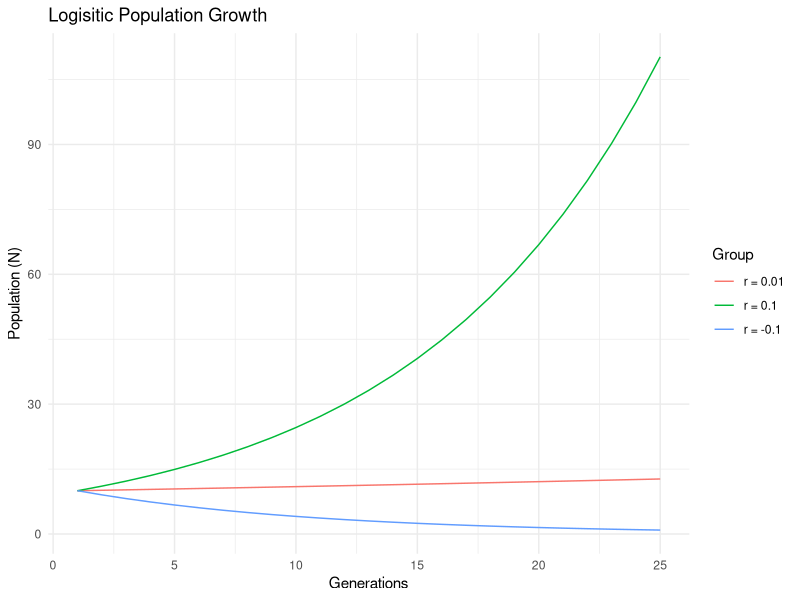

Here is the R script that generated this plot: (Note: this script raises an error after producing the figure.)
###BIOS 331 POPULATION GROWTH###

library(ggplot2)
library(tidyverse)
library(reshape)

##Plotting function to see data 
plot.growth <- function(mydata, mytitle){
  
  p <- ggplot(mydata, aes(x=Generations, y=N)) + 
    geom_line() +
    xlab('Generations') +
    ylab('Population (N)') +
    theme_minimal() +
    ggtitle(label = mytitle)
  
  print(p)
  
}

plot.growth2 <- function(mydata, mytitle){
  
  p <- ggplot2::ggplot(mydata, aes(x=Generations, y=value, col=Group)) + 
    geom_line() +
    xlab('Generations') +
    ylab('Population (N)') +
    theme_minimal() +
    ggtitle(label = mytitle)
  
  print(p)
  
}

##Discrete-time exponential population growth
##Nt+1 = Nt * e^r
##r = 0.01, r = 0.1, r = -0.1, r = 0.5, r = 1

discrete.exp <- function(N0, r, timestep){
  
  p <- numeric(length = timestep)
  p[1] <- N0
  
  for(i in 2:timestep){
    Nt <- p[i - 1]
    p[i] <- Nt * exp(r)
    
  }
  
  p <- as.data.frame(p) %>%
    add_column(., Generations=1:timestep) %>%
    setNames(., c("N", "Generations"))
  
return(p)
  
}

dis.exp.growth <- discrete.exp(N0 = 10, r = 0.01, timestep = 25) %>%
  setNames(., c("r = 0.01", "Generations"))
dis.exp.growth1 <- discrete.exp(N0 = 10, r = 0.1, timestep = 25) %>%
  setNames(., c("r = 0.1", "Generations"))
dis.exp.growth2 <- discrete.exp(N0 = 10, r = -0.1, timestep = 25) %>%
  setNames(., c("r = -0.1", "Generations"))

df <- full_join(dis.exp.growth, dis.exp.growth1, by="Generations") %>%
  full_join(dis.exp.growth2, by="Generations") %>%
  melt(., id.vars="Generations") %>%
  setNames(., c("Generations", "Group", "value"))

plot.growth2(mydata = df, mytitle = "Logisitic Population Growth")

dis.exp.growth3 <- discrete.exp(N0 = 10, r = 0.5, timestep = 25)
dis.exp.growth4 <- discrete.exp(N0 = 10, r = 1, timestep = 25)


plot.growth(mydata = dis.exp.growth, mytitle = "Discrete Exponential Growth")


##Logistic population growth
##Nt+1 = Nt * e^r(K-Nt/K)

##r = 0.5, r = 1.5, r = 2.3, r = 2.6, r = 2.69, Chaos (r = ?)


logistic.exp <- function(N0, r, timestep, K){

  p <- numeric(length = timestep)
  p[1] <- N0
  
  for(i in 2:timestep){
    Nt <- p[i - 1]
    p[i] <- Nt * exp(r * ((K-Nt)/K))
    
  }
  
  p <- as.data.frame(p) %>%
    add_column(., Generations=1:timestep) %>%
    setNames(., c("N", "Generations"))
  
  return(p)
  
}

log.growth <- logistic.exp(N0=10, r=0.05, timestep = 25, K=100)
plot.growth(mydata = log.growth, mytitle = "Logistic Exponential Growth")

##Modified logistic growth
##Nt+1 = Nt * e^r(1-[Nt/K]^alpha)

##r= 0.5, alpha=0.5, r= 1.5, alpha=0.5, r= 2.3, alpha=0.5, 
##r= 0.5, alpha=1.5, r= 1.5, alpha=1.5, r= 2.3, alpha=1.5

mod.logistic.exp <- function(N0, r, timestep, K, alph){
  
  ##create a blank matrix for data population 
  p <- numeric(length = timestep)
  p[1] <- N0
  
  for(i in 2:timestep){
    Nt <- p[i - 1]
    p[i] <- Nt * exp(r * (1 - (Nt/K)^alph))
    
  }
  
  p <- as.data.frame(p) %>%
    add_column(., Generations=1:timestep) %>%
    setNames(., c("N", "Generations"))
  
  return(p)
  
}

mod.growth <- mod.logistic.exp(N0 = 10, r = 0.05, timestep = 25, K = 100, alph = 0.5)
plot.growth(mydata = mod.growth, mytitle = "Modified Logistic Exponential Growth")
